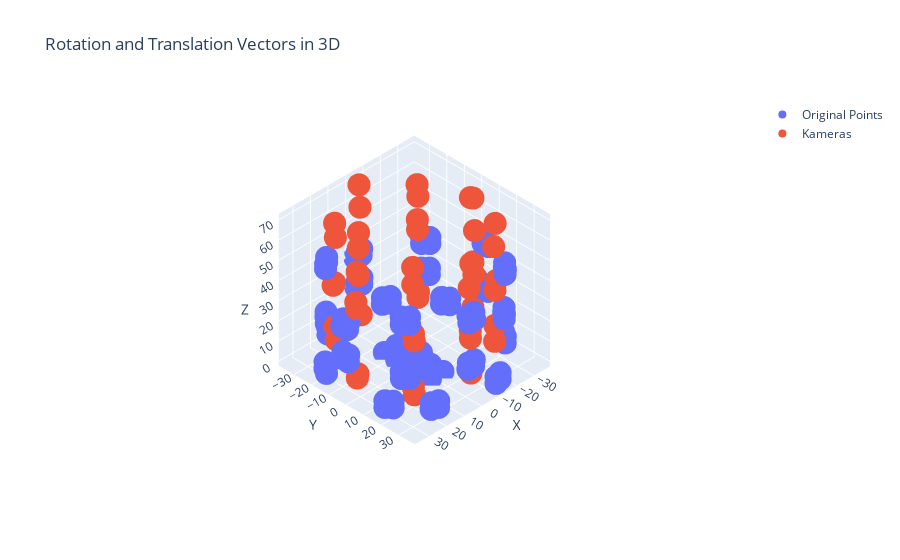

Notebook source saved alongside this figure:
### Markdown cell above
#### Kontrolle

### Code cell
wolke_zeigen(coords, pictures)
